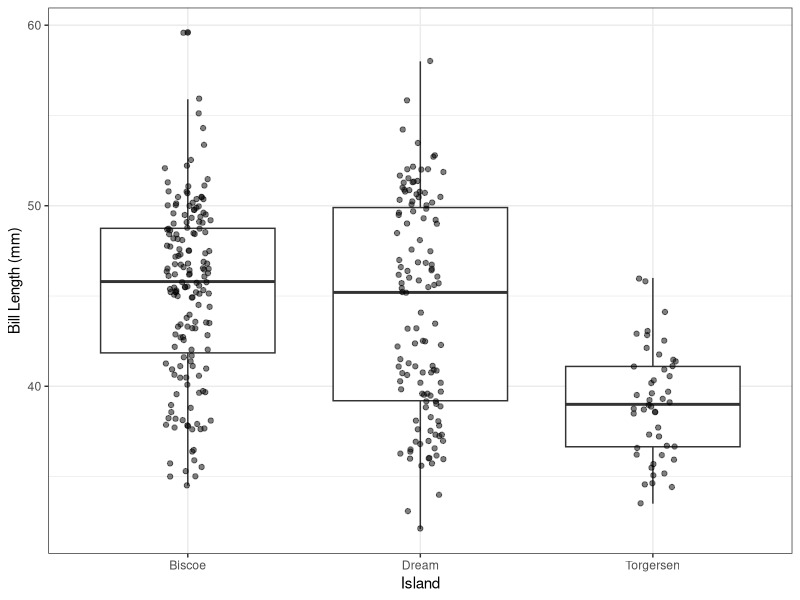
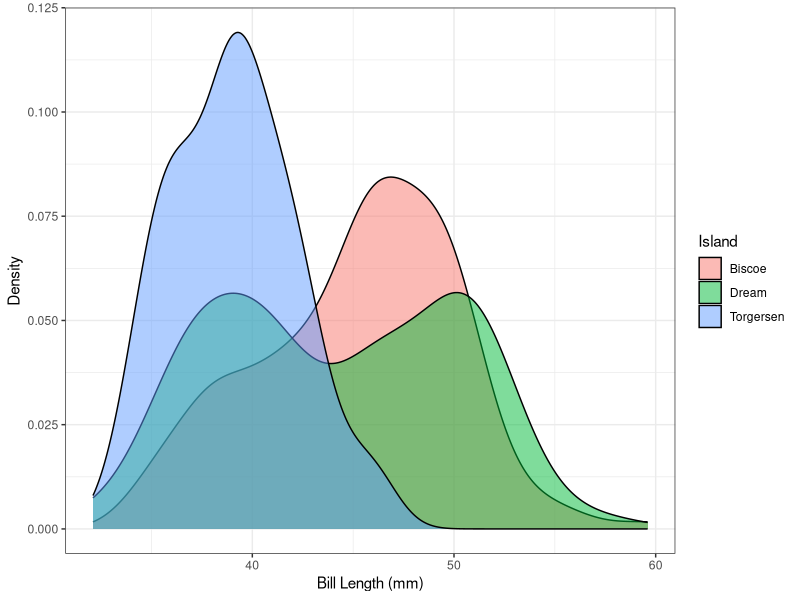
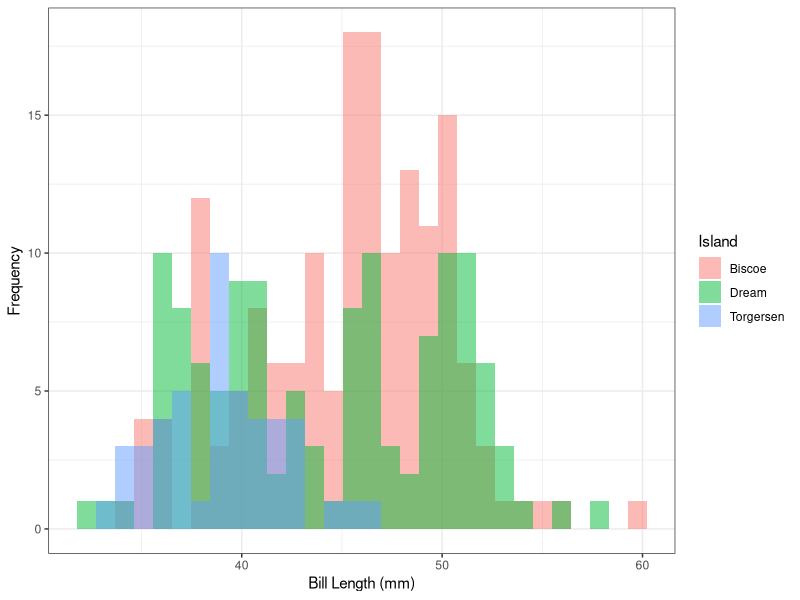
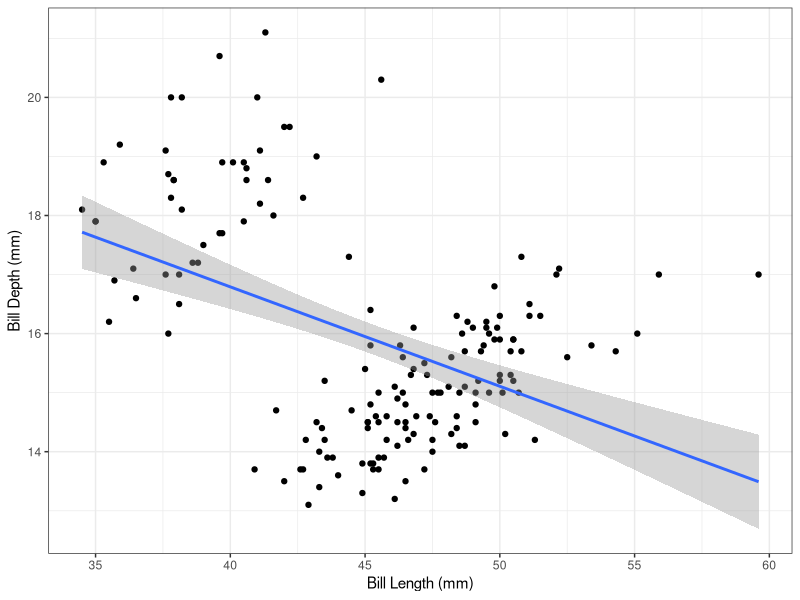
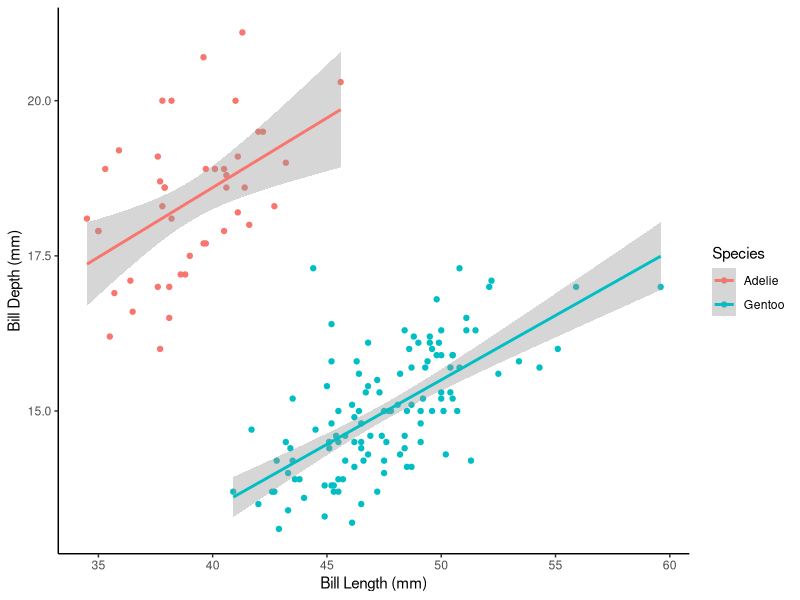
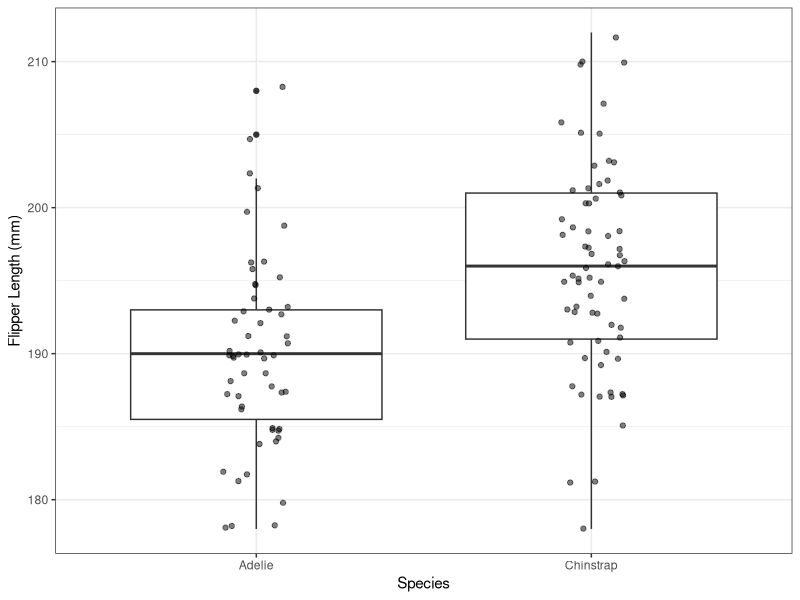
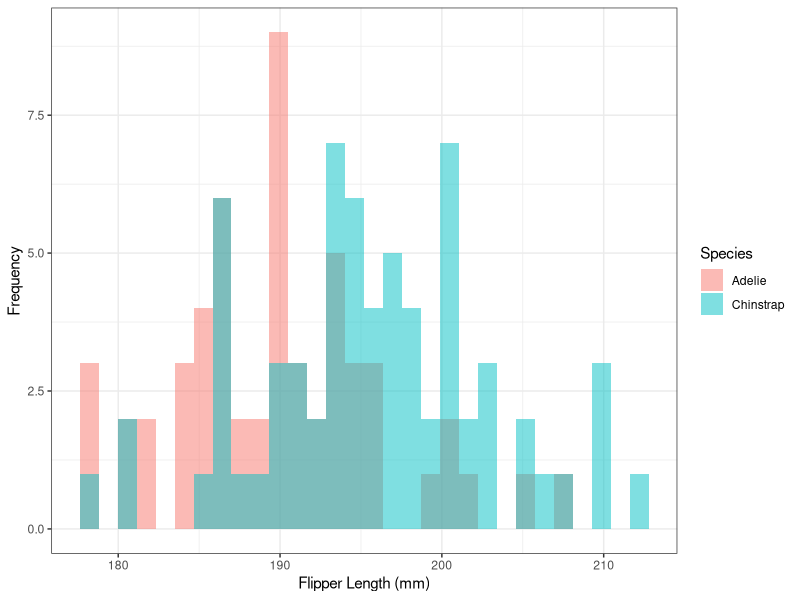
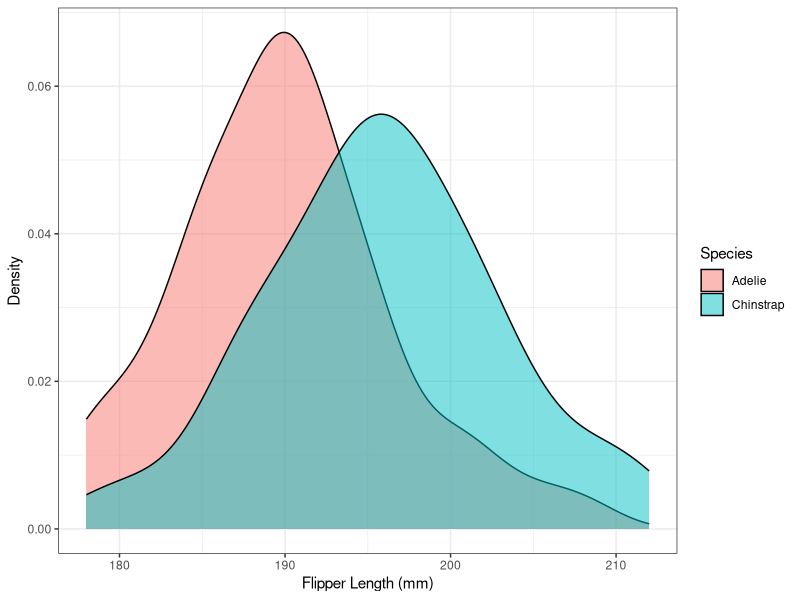

Source code (R) for these figures, in order:
## ---- chunk 1
knitr::opts_chunk$set(echo = TRUE)
## ---- chunk 2
library(tidyverse)
library(palmerpenguins)
## ---- chunk 3
penguins <- penguins %>% drop_na()
## ---- chunk 4
# measures of central tendancy include mean, median, or mode
# measures of dispersion are st dev or BOTH min and max
penguins %>% 
  group_by(island) %>% 
  summarise(min_bill = min(bill_length_mm),
            max_bill = max(bill_length_mm),
            mean_bill = mean(bill_length_mm))
## ---- chunk 5
ggplot(penguins, aes(island, bill_length_mm)) + # adding color is optional
  geom_boxplot() +
  geom_jitter(width = 0.1, alpha = 0.5) +
  labs(x = "Island",
       y = "Bill Length (mm)") +            # if adding color, must change color label
  theme_bw()                                # can choose any theme but must include

# OR 

ggplot(penguins, aes(bill_length_mm, fill = island)) +
  geom_density(alpha = 0.5) +
  labs(x = "Bill Length (mm)",
       y = "Density",
       fill = "Island") +
  theme_bw()
  
# OR
  
ggplot(penguins, aes(bill_length_mm, fill = island)) +
  geom_histogram(alpha = 0.5, position = "identity") +
  labs(x = "Bill Length (mm)",
       y = "Frequency",
       fill = "Island") +
  theme_bw()
## ---- chunk 6
aov_model <- aov(data = penguins, bill_length_mm ~ island)
summary(aov_model)
## ---- chunk 7
TukeyHSD(aov_model)
## ---- chunk 8
biscoe <- penguins %>% 
  filter(island == "Biscoe")
## ---- chunk 9
ggplot(biscoe, aes(bill_length_mm, bill_depth_mm)) +
  geom_point() +
  geom_smooth(method = "lm") +
  labs(x = "Bill Length (mm)",
       y = "Bill Depth (mm)") +
  theme_bw()
## ---- chunk 10
    r <- cor(biscoe$bill_length_mm, biscoe$bill_depth_mm)
    r
## ---- chunk 11
    r^2 * 100
## ---- chunk 12
    summary(lm(data = biscoe, bill_depth_mm ~ bill_length_mm))
## ---- chunk 13
ggplot(biscoe, aes(bill_length_mm, bill_depth_mm, color = species)) +
  geom_point() +
  geom_smooth(method = "lm") +
  labs(x = "Bill Length (mm)",
       y = "Bill Depth (mm)",
       color = "Species") +
  theme_classic()
## ---- chunk 14
summary(lm(data = biscoe, bill_depth_mm ~ bill_length_mm * species))
## ---- chunk 15
dream <- penguins %>% 
  filter(island == "Dream")
## ---- chunk 16
dream %>% 
  group_by(species) %>% 
  summarise(mean_flipper = mean(flipper_length_mm),
            sd_flipper = sd(flipper_length_mm))
## ---- chunk 17
ggplot(dream, aes(species, flipper_length_mm)) +
  geom_boxplot() +
  geom_jitter(width = 0.1, alpha = 0.5) +
  labs(x = "Species",
       y = "Flipper Length (mm)") +
  theme_bw()

# OR

ggplot(dream, aes(flipper_length_mm, fill = species)) +
  geom_histogram(alpha = 0.5, position = "identity") +
  labs(x = "Flipper Length (mm)",
       y = "Frequency",
       fill = "Species") +
  theme_bw()

# OR

ggplot(dream, aes(flipper_length_mm, fill = species)) +
  geom_density(alpha = 0.5) +
  labs(x = "Flipper Length (mm)",
       y = "Density",
       fill = "Species") +
  theme_bw()
## ---- chunk 18
t.test(data = dream, flipper_length_mm ~ species)
## ---- chunk 19
